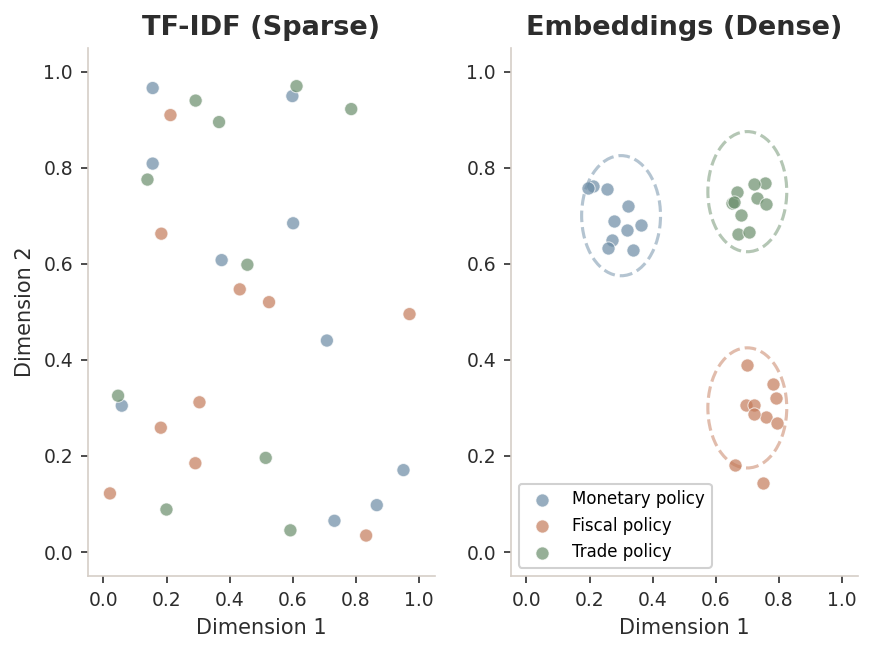

Write the Python code that produced this figure.
"""Figure 2: TF-IDF vs Embeddings — sparse scattered vs semantic clusters."""
import matplotlib.pyplot as plt
import numpy as np

# White Academia palette
CHARCOAL = '#2D2D2D'
DUSTY_BLUE = '#6B8BA4'
TERRACOTTA = '#C47B5A'
SAGE = '#6A8E6B'
ROSEWOOD = '#A85C5C'
LIGHT_BG = '#F8F6F3'
DECORATIVE = '#D5CEC7'

plt.rcParams.update({
    'figure.facecolor': 'white',
    'axes.facecolor': 'white',
    'font.family': 'sans-serif',
    'font.size': 11,
})

np.random.seed(42)
fig, (ax1, ax2) = plt.subplots(1, 2, figsize=(6, 4.5))

# --- Left panel: TF-IDF (sparse, scattered) ---
n = 30
# Monetary policy documents (scattered because sparse vectors don't cluster well by meaning)
x1 = np.random.uniform(0, 1, n)
y1 = np.random.uniform(0, 1, n)
labels1 = ['monetary'] * 10 + ['fiscal'] * 10 + ['trade'] * 10
colors1 = [DUSTY_BLUE] * 10 + [TERRACOTTA] * 10 + [SAGE] * 10

ax1.scatter(x1, y1, c=colors1, s=40, alpha=0.7, edgecolors='white', linewidths=0.5)
ax1.set_title('TF-IDF (Sparse)', fontsize=13, color=CHARCOAL, fontweight='bold')
ax1.set_xlabel('Dimension 1', fontsize=10, color=CHARCOAL)
ax1.set_ylabel('Dimension 2', fontsize=10, color=CHARCOAL)

# --- Right panel: Embeddings (clustered by meaning) ---
# Monetary cluster
mx, my = 0.3, 0.7
ex_m = mx + np.random.normal(0, 0.06, 10)
ey_m = my + np.random.normal(0, 0.06, 10)

# Fiscal cluster
fx, fy = 0.7, 0.3
ex_f = fx + np.random.normal(0, 0.06, 10)
ey_f = fy + np.random.normal(0, 0.06, 10)

# Trade cluster
tx, ty = 0.7, 0.75
ex_t = tx + np.random.normal(0, 0.06, 10)
ey_t = ty + np.random.normal(0, 0.06, 10)

ax2.scatter(ex_m, ey_m, c=DUSTY_BLUE, s=40, alpha=0.7, edgecolors='white', linewidths=0.5, label='Monetary policy')
ax2.scatter(ex_f, ey_f, c=TERRACOTTA, s=40, alpha=0.7, edgecolors='white', linewidths=0.5, label='Fiscal policy')
ax2.scatter(ex_t, ey_t, c=SAGE, s=40, alpha=0.7, edgecolors='white', linewidths=0.5, label='Trade policy')

# Draw cluster boundaries (light ellipses)
from matplotlib.patches import Ellipse
for cx, cy, color in [(mx, my, DUSTY_BLUE), (fx, fy, TERRACOTTA), (tx, ty, SAGE)]:
    ellipse = Ellipse((cx, cy), 0.25, 0.25, fill=False, edgecolor=color, linestyle='--', alpha=0.5, linewidth=1.5)
    ax2.add_patch(ellipse)

ax2.set_title('Embeddings (Dense)', fontsize=13, color=CHARCOAL, fontweight='bold')
ax2.set_xlabel('Dimension 1', fontsize=10, color=CHARCOAL)
ax2.legend(fontsize=8, loc='lower left', framealpha=0.9)

for ax in [ax1, ax2]:
    ax.set_xlim(-0.05, 1.05)
    ax.set_ylim(-0.05, 1.05)
    ax.spines['top'].set_visible(False)
    ax.spines['right'].set_visible(False)
    ax.spines['bottom'].set_color(DECORATIVE)
    ax.spines['left'].set_color(DECORATIVE)
    ax.tick_params(colors=CHARCOAL, labelsize=9)

plt.tight_layout()
plt.savefig(
    __file__.replace('.py', '.png'),
    dpi=150, bbox_inches='tight', facecolor='white'
)
plt.close()
print("OK: figure_002_tfidf_vs_embeddings.png")
